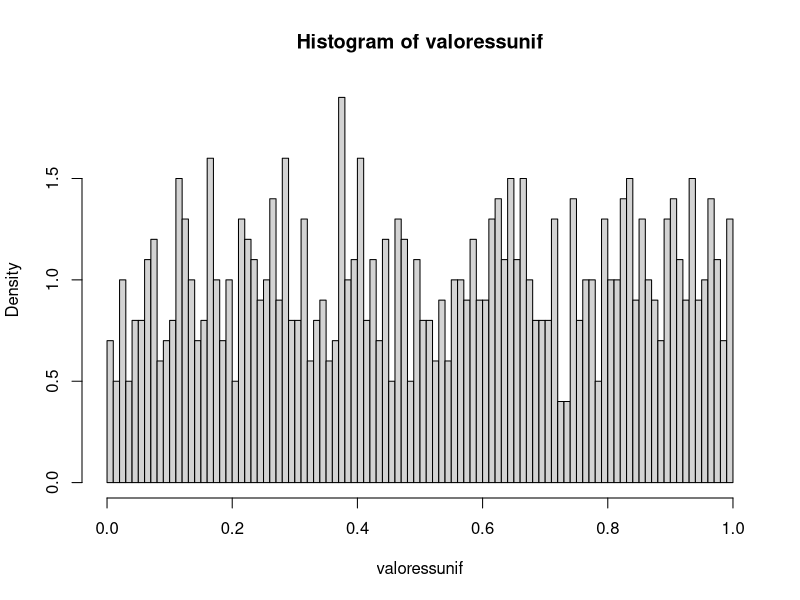
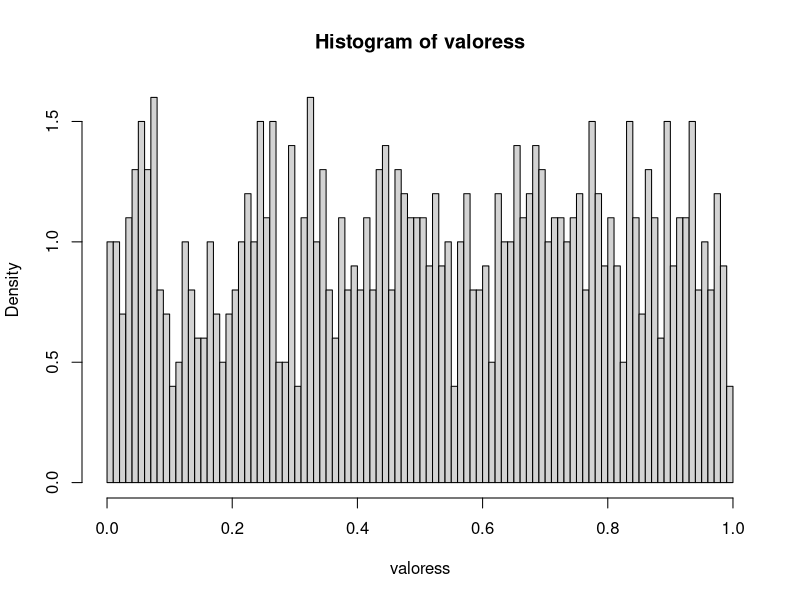
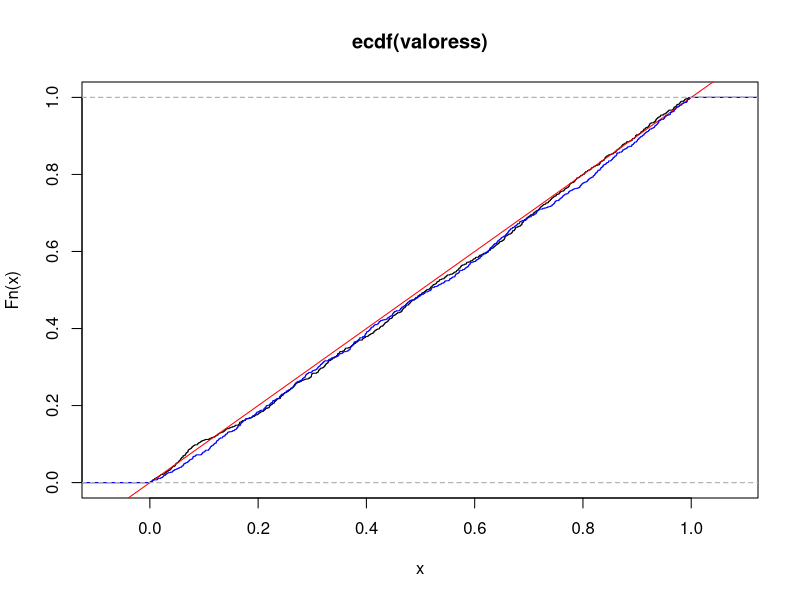

Recreate these plots in R, in order.
# 11/04/2023
# Aritmetica Modular -----------------------------------------------------------

# Dois numeros sao ditos equivalentes (ou congruentes) modulo m se suas diferencas
# sao um numero inteiro divisivel uniformemente por m.

# a (tres linhas paralelas na horizontal) b mod m

# Ex: 5 e 14 sao congruentes mod 3
# 5 mod 3 = 2
# 14 mod 3 = 2

# Aritmetica Modular com V.A.'s uniformes --------------------------------------
# V ~ U(0,1)

# X (tres linhas paralelas na horizontal) (kY + c) mod 1

# k eh uma cte inteiro
# c eh uma cte real

# Gerador Congruencial ---------------------------------------------------------

# X0 = nº inicial    X0 e {0,1,...,m-1}
# A,B numeros grandes

# Define-se a seq de numeros ---------------------------------------------------

#Xn e {0,1,...,m-1}, n = 0,1,...
#Xn+1 = AXn + B mod m
#Un = Xn/m

# Exercicio pratico ------------------------------------------------------------

# m = 10
# A = 103
# B = 17
# x_0 = 2 # valor inicial
# X = (AX+ B)%%m    // Xn+1

X_func<-function(x,A = 103,B = 17,m = 10){
  
  (A*x+B)%%m 
  
}

X_func(2) # eh hj que a jiripoca vai piar

# ------------------------------------------------------------------------------

m = 2**32
A = 1664525
B = 1013904223
X0 = 2 # valor inicial

# Funcao* que cria os valores seguindo os criterios acima ----------------------
X_func<-function(x,A = 1664525,B = 1013904223, m = 2**32){ 
  
  (A*x+B)%%m 
  
}

X_func(5)



# Gera valores como se os dados seguissem uma  uniforme ------------------------
xis <- c(1017233273, 1975575172, 811535379, 3186434646)
U= xis/2**32
U



# Funcao que gera um vetor de valores que segue a primeira funcao* -------------

r.unif.my <- function (tam,seed = 2, m = 2**32){
  
  antes<-seed
  vetor<-numeric(tam) # aloca espaco p um vetor de tamanho tam -----------------
  
 for (i in 1:tam){
 
   xis<-X_func(antes)
   antes<-xis
   u<-xis/m
   
   vetor[i]<-u
   
 }
 
 vetor
  
}

# Funcao q gera um vetor de valores que segue a uniforme -----------------------
valoressunif<-runif(1000)
hist(valoressunif, freq = F, breaks = 100)


# gerando 1000 observacoes da minha distribuicao
valoress<-r.unif.my(1000, seed = 666)

# plotando histograma
hist(valoress, freq = F, breaks = 100)

# particiona conjunto em pedacos iguais
cut(valoress, breaks = 100) 

# brincando
mean(valoress>0.5) # media dos valores acima de 0.5
mean(valoress>0.9) 
mean(valoress<0.1)
mean(valoress>0.99)

# Funcao de probabilidade acumulada

# Comparando grafico da uniforme e da minha funcao

Fn<- ecdf(valoress) # empirical cumulative dist function
plot(Fn)
abline(0,1,col='red')

Fn_unif<-ecdf(valoressunif)
plot(Fn_unif, add = TRUE, col = 'blue')











